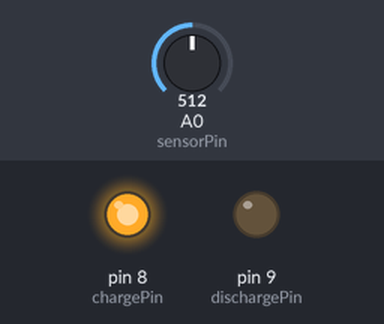
This sketch was run on a simulated Arduino Uno, built with avr-gcc and run on an emulated ATmega328P. On the bench: output pins drawn as LEDs (lit = HIGH). Inputs (shaded band) come from the test bench; at power-on: A0 (sensorPin) = 512. What the sketch prints to the serial monitor is not drawn.

Above: at 1.8 s.
1.9 s: A0 (sensorPin) set to 716
3.4 s: A0 (sensorPin) set to 900
Timing chart, 0 to 6.4 s (numbered marks = the images above; inputs shaded):
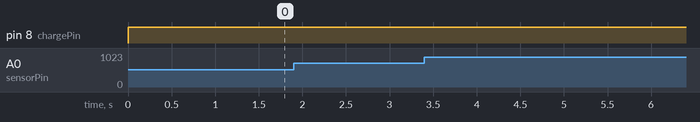

The sketch:

condensator.ino
```cpp
#include "condensator_logic.h"

const int chargePin = 8;
const int dischargePin = 9;
const int sensorPin = A0;

const int sampleDelay = 1000;
const int numSamples = 10;

void setup() {
  Serial.begin(9600);
  pinMode(chargePin, OUTPUT);
  pinMode(dischargePin, OUTPUT);
  digitalWrite(chargePin, LOW);
  digitalWrite(dischargePin, LOW);
}

void loop() {
  pinMode(dischargePin, INPUT);
  digitalWrite(chargePin, HIGH);

  Serial.println("Charging...");
  for (int i = 0; i < numSamples; i++) {
    float voltage = voltageFromAdc(analogRead(sensorPin));
    float chargeC = chargeMicroCoulombs(voltage, CONDENSATOR_CAPACITANCE_F);

    Serial.print("V = ");
    Serial.print(voltage);
    Serial.print(" V   Q = ");
    Serial.print(chargeC);
    Serial.println(" uC");

    delay(sampleDelay);
  }

  pinMode(chargePin, INPUT);
  pinMode(dischargePin, OUTPUT);
  digitalWrite(dischargePin, LOW);

  Serial.println("Discharging...");
  for (int i = 0; i < numSamples; i++) {
    float voltage = voltageFromAdc(analogRead(sensorPin));
    float chargeC = chargeMicroCoulombs(voltage, CONDENSATOR_CAPACITANCE_F);

    Serial.print("V = ");
    Serial.print(voltage);
    Serial.print(" V   Q = ");
    Serial.print(chargeC);
    Serial.println(" uC");

    delay(sampleDelay);
  }
}
```

Measured:
- after the input at 1.9 s, every drawn part: stays the same
